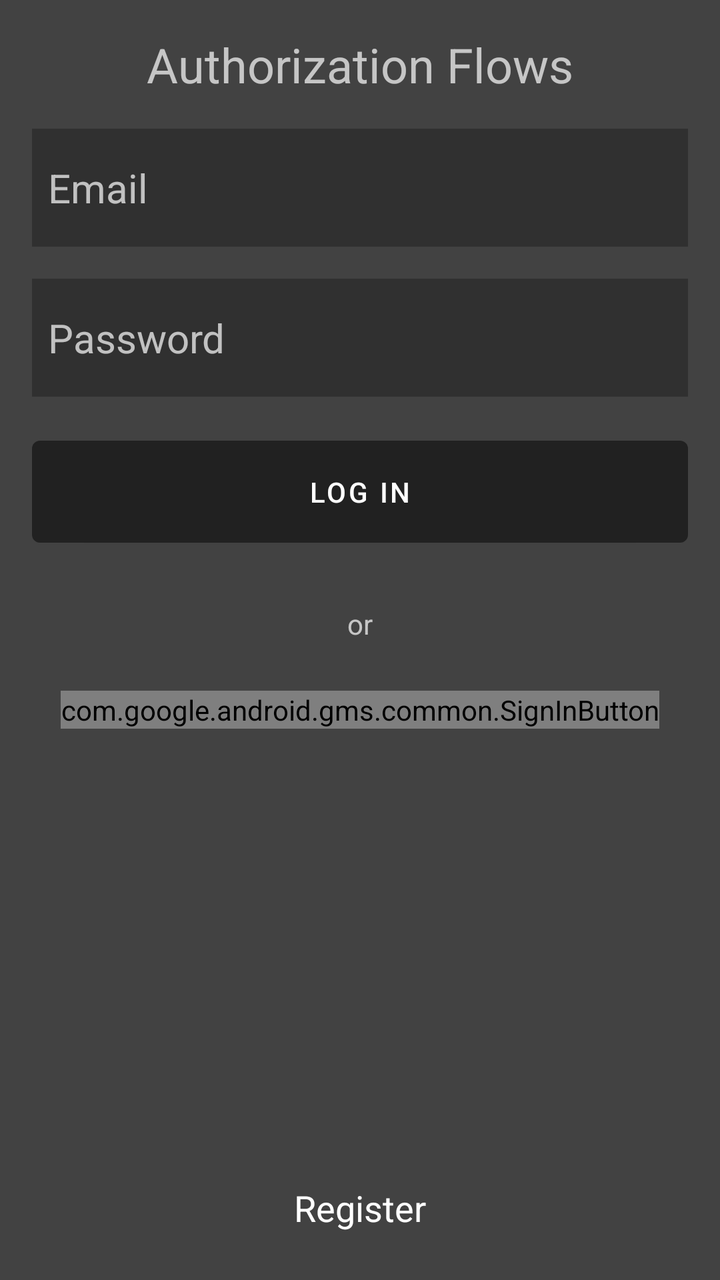
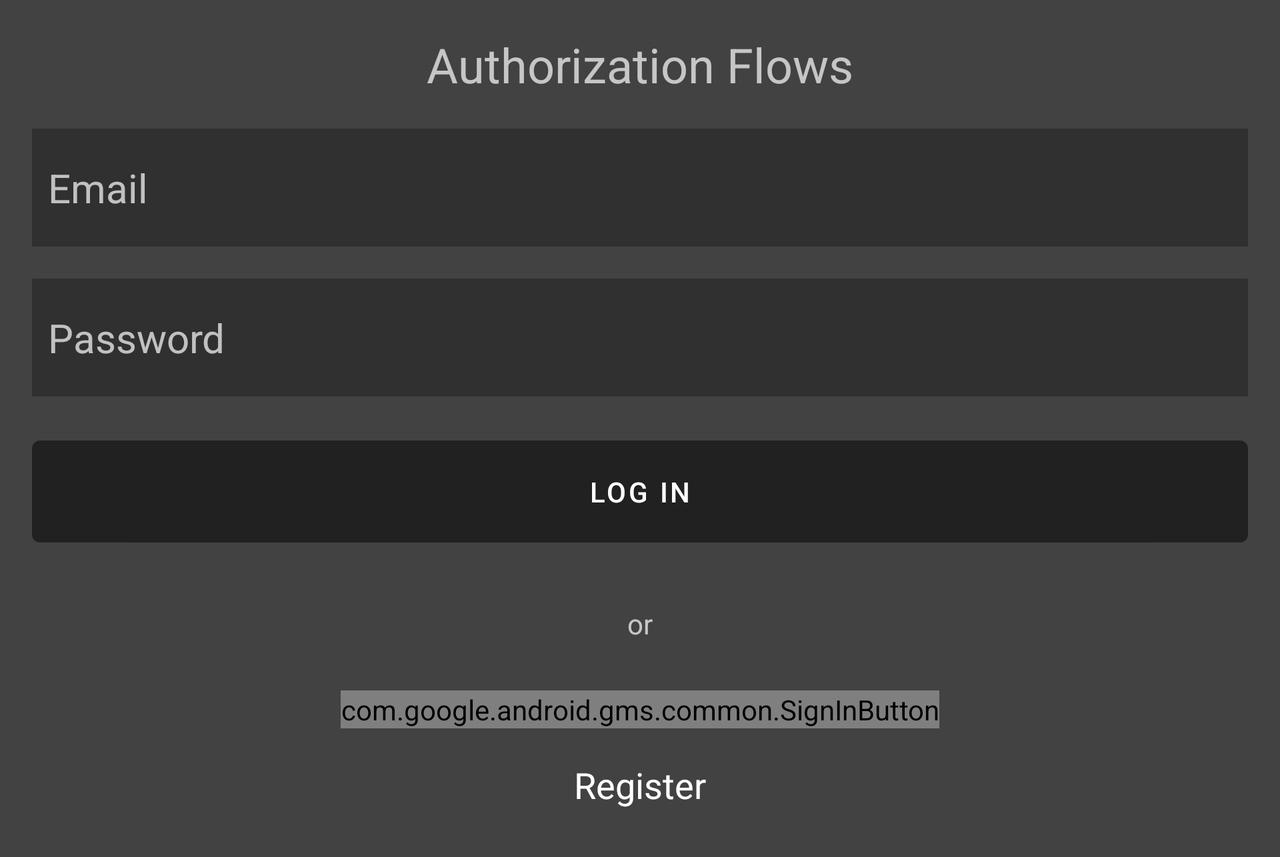

One screen, two layout resources from the same app: the default and the repository's alternative for another configuration. Each is rendered where Android would select it; the XML of both is given below.
<!-- AndroidManifest.xml: application theme AppTheme -->
<!-- res/layout/fragment_login.xml -->
<androidx.constraintlayout.widget.ConstraintLayout xmlns:android="http://schemas.android.com/apk/res/android"
    xmlns:app="http://schemas.android.com/apk/res-auto"
    xmlns:tools="http://schemas.android.com/tools"
    android:id="@+id/main_layout"
    android:layout_width="match_parent"
    android:layout_height="match_parent"
    android:background="@color/colorAccent">

    <TextView
        android:id="@+id/textView"
        android:layout_width="wrap_content"
        android:layout_height="wrap_content"
        android:layout_marginTop="16dp"
        android:text="Authorization Flows"
        android:textSize="24sp"
        app:layout_constraintEnd_toEndOf="parent"
        app:layout_constraintStart_toStartOf="parent"
        app:layout_constraintTop_toTopOf="parent" />

    <EditText
        android:id="@+id/sntEtEmail"
        android:layout_width="0dp"
        android:layout_height="wrap_content"
        android:layout_marginStart="16dp"
        android:layout_marginTop="16dp"
        android:layout_marginEnd="16dp"
        android:background="@color/colorPrimaryDark"
        android:hint="Email"
        android:inputType="textEmailAddress"
        android:imeOptions="actionDone"
        android:padding="16dp"
        android:paddingStart="8dp"
        android:paddingEnd="8dp"
        android:textSize="20sp"
        app:layout_constraintEnd_toEndOf="parent"
        app:layout_constraintStart_toStartOf="parent"
        app:layout_constraintTop_toBottomOf="@+id/textView" />

    <EditText
        android:id="@+id/sntEtPass"
        android:layout_width="0dp"
        android:layout_height="wrap_content"
        android:layout_marginStart="16dp"
        android:layout_marginLeft="16dp"
        android:layout_marginTop="16dp"
        android:layout_marginEnd="16dp"
        android:layout_marginRight="16dp"
        android:background="@color/colorPrimaryDark"
        android:hint="Password"
        android:inputType="textPassword"
        android:imeOptions="actionDone"
        android:padding="16dp"
        android:paddingStart="8dp"
        android:paddingEnd="8dp"
        android:textSize="20sp"
        app:layout_constraintEnd_toEndOf="parent"
        app:layout_constraintStart_toStartOf="parent"
        app:layout_constraintTop_toBottomOf="@+id/sntEtEmail" />

    <com.google.android.material.button.MaterialButton
        android:id="@+id/sntMbSingIn"
        android:layout_width="0dp"
        android:layout_height="wrap_content"
        android:layout_marginStart="16dp"
        android:layout_marginLeft="16dp"
        android:layout_marginTop="16dp"
        android:layout_marginEnd="16dp"
        android:layout_marginRight="16dp"
        android:padding="16dp"
        android:text="Log in"
        android:textColor="@android:color/white"
        app:layout_constraintEnd_toEndOf="parent"
        app:layout_constraintStart_toStartOf="parent"
        app:layout_constraintTop_toBottomOf="@+id/sntEtPass" />

    <com.google.android.material.textview.MaterialTextView
        android:id="@+id/materialTextView"
        android:layout_width="wrap_content"
        android:layout_height="wrap_content"
        android:layout_marginTop="25dp"
        android:text="or"
        app:layout_constraintEnd_toEndOf="parent"
        app:layout_constraintStart_toStartOf="parent"
        app:layout_constraintTop_toBottomOf="@+id/sntMbSingIn" />

    <com.google.android.gms.common.SignInButton
        android:id="@+id/googleLoginButton"
        android:layout_width="wrap_content"
        android:layout_height="wrap_content"
        android:layout_marginStart="16dp"
        android:layout_marginTop="24dp"
        android:layout_marginEnd="16dp"
        android:padding="0dp"
        app:layout_constraintEnd_toEndOf="parent"
        app:layout_constraintStart_toStartOf="parent"
        app:layout_constraintTop_toBottomOf="@+id/materialTextView" />

    <com.google.android.material.textview.MaterialTextView
        android:id="@+id/sntMtvRegister"
        android:layout_width="0dp"
        android:layout_height="wrap_content"
        android:layout_marginBottom="8dp"
        android:gravity="center"
        android:padding="16dp"
        android:text="Register"
        android:textColor="@android:color/white"
        android:textSize="18sp"
        app:layout_constraintBottom_toBottomOf="parent"
        app:layout_constraintEnd_toEndOf="parent"
        app:layout_constraintStart_toStartOf="parent"
        app:layout_constraintTop_toBottomOf="@+id/googleLoginButton"
        app:layout_constraintVertical_bias="1.0" />
    <FrameLayout
        android:id="@+id/sntProgressBar"
        android:layout_width="match_parent"
        android:layout_height="match_parent"
        android:background="#99000000"
        android:visibility="gone"
        app:layout_constraintBottom_toBottomOf="parent"
        app:layout_constraintEnd_toEndOf="parent"
        app:layout_constraintStart_toStartOf="parent"
        app:layout_constraintTop_toTopOf="parent"
        tools:visibility="gone">

        <ProgressBar
            android:layout_width="50dp"
            android:layout_height="50dp"
            android:layout_gravity="center" />

    </FrameLayout>

</androidx.constraintlayout.widget.ConstraintLayout>
<!-- resources referenced by this layout -->
<resources>
  <color name="colorAccent">#424242</color>
  <color name="colorPrimaryDark">#303030</color>
  <style name="AppTheme" parent="Theme.MaterialComponents.NoActionBar">
          
          <item name="colorPrimary">@color/colorPrimary</item>
          <item name="colorPrimaryDark">@color/colorPrimaryDark</item>
          <item name="colorAccent">@color/colorAccent</item>
          <item name="android:navigationBarColor">@color/colorPrimary</item>
      </style>
  <color name="colorPrimary">#212121</color>
</resources>
<!-- res/layout-land/fragment_login.xml (the repository's variant of the layout above) -->
<!-- drawn on the phone turned sideways -->
<androidx.core.widget.NestedScrollView xmlns:android="http://schemas.android.com/apk/res/android"
    xmlns:app="http://schemas.android.com/apk/res-auto"
    xmlns:tools="http://schemas.android.com/tools"
    android:id="@+id/main_layout"
    android:layout_width="match_parent"
    android:layout_height="match_parent">

    <androidx.constraintlayout.widget.ConstraintLayout
        android:layout_width="match_parent"
        android:layout_height="wrap_content"
        android:background="@color/colorAccent">

        <TextView
            android:id="@+id/textView"
            android:layout_width="wrap_content"
            android:layout_height="wrap_content"
            android:layout_marginTop="16dp"
            android:text="Authorization Flows"
            android:textSize="24sp"
            app:layout_constraintEnd_toEndOf="parent"
            app:layout_constraintStart_toStartOf="parent"
            app:layout_constraintTop_toTopOf="parent" />

        <EditText
            android:id="@+id/sntEtEmail"
            android:layout_width="0dp"
            android:layout_height="wrap_content"
            android:layout_marginStart="16dp"
            android:layout_marginTop="16dp"
            android:layout_marginEnd="16dp"
            android:inputType="textEmailAddress"
            android:background="@color/colorPrimaryDark"
            android:hint="Email"
            android:imeOptions="actionNext"
            android:padding="16dp"
            android:paddingStart="8dp"
            android:paddingEnd="8dp"
            android:textSize="20sp"
            app:layout_constraintEnd_toEndOf="parent"
            app:layout_constraintStart_toStartOf="parent"
            app:layout_constraintTop_toBottomOf="@+id/textView" />

        <EditText
            android:id="@+id/sntEtPass"
            android:layout_width="0dp"
            android:layout_height="wrap_content"
            android:layout_marginStart="16dp"
            android:layout_marginLeft="16dp"
            android:layout_marginTop="16dp"
            android:layout_marginEnd="16dp"
            android:layout_marginRight="16dp"
            android:background="@color/colorPrimaryDark"
            android:hint="Password"
            android:inputType="textPassword"
            android:imeOptions="actionDone"
            android:padding="16dp"
            android:paddingStart="8dp"
            android:paddingEnd="8dp"
            android:textSize="20sp"
            app:layout_constraintEnd_toEndOf="parent"
            app:layout_constraintStart_toStartOf="parent"
            app:layout_constraintTop_toBottomOf="@+id/sntEtEmail" />

        <com.google.android.material.button.MaterialButton
            android:id="@+id/sntMbSingIn"
            android:layout_width="0dp"
            android:layout_height="wrap_content"
            android:layout_marginStart="16dp"
            android:layout_marginLeft="16dp"
            android:layout_marginTop="16dp"
            android:layout_marginEnd="16dp"
            android:layout_marginRight="16dp"
            android:padding="16dp"
            android:text="Log in"
            android:textColor="@android:color/white"
            app:layout_constraintEnd_toEndOf="parent"
            app:layout_constraintStart_toStartOf="parent"
            app:layout_constraintTop_toBottomOf="@+id/sntEtPass" />

        <com.google.android.material.textview.MaterialTextView
            android:id="@+id/materialTextView"
            android:layout_width="wrap_content"
            android:layout_height="wrap_content"
            android:layout_marginTop="25dp"
            android:text="or"
            app:layout_constraintEnd_toEndOf="parent"
            app:layout_constraintStart_toStartOf="parent"
            app:layout_constraintTop_toBottomOf="@+id/sntMbSingIn" />

        <com.google.android.gms.common.SignInButton
            android:id="@+id/googleLoginButton"
            android:layout_width="wrap_content"
            android:layout_height="wrap_content"
            android:layout_marginStart="16dp"
            android:layout_marginTop="24dp"
            android:layout_marginEnd="16dp"
            android:padding="0dp"
            app:layout_constraintEnd_toEndOf="parent"
            app:layout_constraintStart_toStartOf="parent"
            app:layout_constraintTop_toBottomOf="@+id/materialTextView" />

        <com.google.android.material.textview.MaterialTextView
            android:id="@+id/sntMtvRegister"
            android:layout_width="0dp"
            android:layout_height="wrap_content"
            android:layout_marginBottom="8dp"
            android:gravity="center"
            android:padding="16dp"
            android:text="Register"
            android:textColor="@android:color/white"
            android:textSize="18sp"
            app:layout_constraintBottom_toBottomOf="parent"
            app:layout_constraintEnd_toEndOf="parent"
            app:layout_constraintStart_toStartOf="parent"
            app:layout_constraintTop_toBottomOf="@+id/googleLoginButton"
            app:layout_constraintVertical_bias="1.0" />
        <FrameLayout
            android:id="@+id/sntProgressBar"
            android:layout_width="match_parent"
            android:layout_height="match_parent"
            android:background="#99000000"
            android:visibility="gone"
            app:layout_constraintBottom_toBottomOf="parent"
            app:layout_constraintEnd_toEndOf="parent"
            app:layout_constraintStart_toStartOf="parent"
            app:layout_constraintTop_toTopOf="parent"
            tools:visibility="gone">

            <ProgressBar
                android:layout_width="50dp"
                android:layout_height="50dp"
                android:layout_gravity="center" />

        </FrameLayout>

    </androidx.constraintlayout.widget.ConstraintLayout>
</androidx.core.widget.NestedScrollView>
